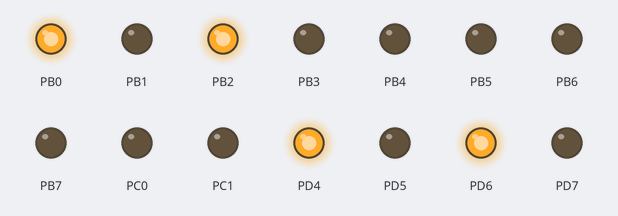
Simulated run of this program. Board: ATmega328P, built with avr-gcc and emulated at 16 MHz. On the bench: output pins drawn as LEDs (lit = HIGH).

Above: at 0.5 s.
At 3.5 s:
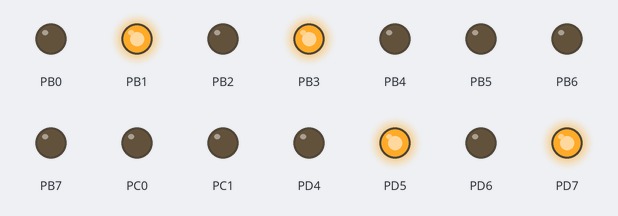
Timing chart, 0 to 4.6 s (numbered marks = the images above):
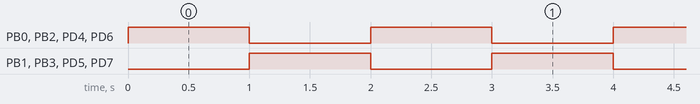

The program:

main.c
```c
#define F_CPU 16000000UL

#include <avr/io.h>
#include <util/delay.h>

void pinToggle(volatile uint8_t *port, uint8_t pin);
void pinSet(volatile uint8_t *port, uint8_t pin);
void pinReset(volatile uint8_t *port, uint8_t pin);

int main(void)
{
    DDRB = 0xFF;
	DDRC = 0xFF;
	DDRD = 0xFF;
	PORTB = 0x00;
	PORTC = 0x00;
	PORTD = 0x00;
    while (1)
    {
		pinSet(&PORTD, PIND4);
		pinSet(&PORTD, PIND6);
		pinSet(&PORTB, PINB0);
		pinSet(&PORTB, PINB2);

		pinReset(&PORTD, PIND5);
		pinReset(&PORTD, PIND7);
		pinReset(&PORTB, PINB1);
		pinReset(&PORTB, PINB3);

		_delay_ms(1000);

		pinReset(&PORTD, PIND4);
		pinReset(&PORTD, PIND6);
		pinReset(&PORTB, PINB0);
		pinReset(&PORTB, PINB2);

		pinSet(&PORTD, PIND5);
		pinSet(&PORTD, PIND7);
		pinSet(&PORTB, PINB1);
		pinSet(&PORTB, PINB3);

		_delay_ms(1000);
    }
}

void pinToggle(volatile uint8_t *port, uint8_t pin)
{
	*port ^= 1 << pin;
}


void pinSet(volatile uint8_t *port, uint8_t pin)
{
	*port |= 1 << pin;
}

void pinReset(volatile uint8_t *port, uint8_t pin)
{
	*port &= ~(1 << pin);
}
```

Measured:
- by itself, PB0–3, PD4–7: alternates HIGH for 1.0 s and LOW for 1.0 s
